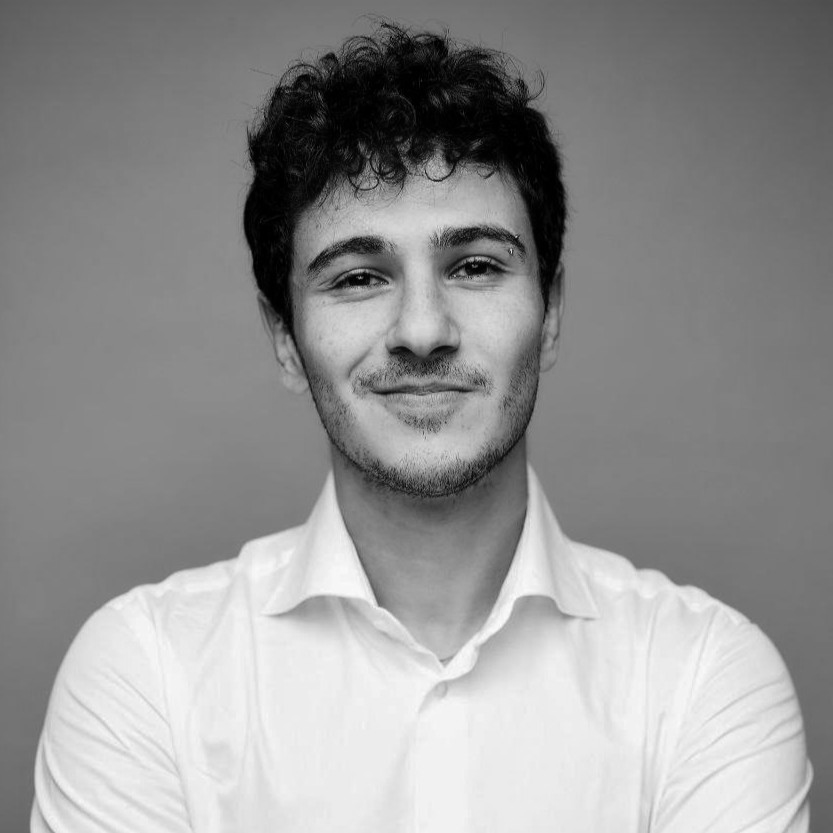
#> input picture irrotational_projector_test/targets/marmo.tif, 833 x 833 px
$ python vah_projector_fft_test.py
#> lines starting #> are read from the running program, lines starting #| are printed output that depends on the picture
#%%
"""
Direction 1 test: relaxed irrotational PROJECTOR for vortex annihilation.

Idea
----
Instead of applying vortex annihilation only on an RMSE-plateau trigger (as in the
paper / vah_ph_commented.py), apply a RELAXED irrotational projector at EVERY iteration,
in the image plane, on the SR crop.

The irrotational (vortex-free) phase psi is obtained as the LEAST-SQUARES phase via an
FFT Poisson solve (Ghiglia-Romero): the wrapped phase gradient is differentiated to a
density rho, and nabla^2 psi = rho is solved with a single FFT. psi is curl-free by
construction (it is a genuine scalar potential -> no vortices), and the solve is
O(N^2 log N), INDEPENDENT of the number of vortices. This is the fast, principled
realization of the paper's "scalar potential / irrotational part", replacing the
O(K*N^2) per-vortex arctan2 sum.

The relaxation is a CONVEX BLEND in the complex field domain (topologically sound,
unlike scaling the quantized winding):

    phi = normalize[ (1-alpha) * exp(i*phi) + alpha * exp(i*psi) ]

alpha = 1 gives the pure irrotational phase; alpha = 0 is the baseline (no annihilation);
0 < alpha < 1 interpolates the two unit-modulus fields, which handles the vortex cores
smoothly (the field magnitude naturally dips there).

For each alpha we track:
    - the NATURAL vortex count on angle(es) per iteration (before the projector),
    - the SR-only RMSE per iteration (convergence check).

Finally we plot the trade-off between final singularity count and final RMSE.

Env: vortex (conda), GPU (CuPy).
"""

#%% ---------- Imports ----------
import time
import os
import sys
import numpy as np
import matplotlib.pyplot as plt
import cupy as cp
import cv2
from PIL import Image

# Shared vortex functions and input images live in the sibling folder 1_Alternative_projection.
ALT_PROJ_DIR = os.path.join(os.path.dirname(os.path.abspath(__file__)), "..", "1_Alternative_projection")
sys.path.insert(0, ALT_PROJ_DIR)
from function_vortex_detection_accegpu import function_vortex_detection_accegpu
from function_vortex_elimination_accegpu import function_vortex_elimination_accegpu

#%% ---------- Config ----------
lamda = 532e-6                            # [mm] Wavelength
dh = 0.00374                              # [mm] Pixel pitch
loop = 500                                # Iterations per run
alpha_list = [0.0, 0.25, 0.5, 0.75, 1.0]  # Relaxation knob sweep (0 = off, 1 = full irrotational)
paper_x_list = [25, 50, 75, 100]          # Paper annihilation-period sweep (fair settled endpoint)
seed = 42                                 # Reproducibility
target_floor_rel = 5e-3                   # Relative floor wrt max(F1): prevents fully dark pixels

#%% ---------- Geometry (fix the hologram size and the SR fraction; the rest is derived) ----------
HOLOGRAM_SIZE = 384           # SLM aperture side [px] (= half the work grid; 2x oversampling)
WORK_SIZE = 2 * HOLOGRAM_SIZE  # computational grid side [px]
SR_FRACTION = 2 / 3           # signal-region side as a fraction of WORK_SIZE (image size)
SR_SIZE = int(round(SR_FRACTION * WORK_SIZE)); SR_SIZE -= SR_SIZE % 2
assert 0 < SR_SIZE <= WORK_SIZE, "SR_FRACTION out of range: signal region must fit the grid"
pad_each = (WORK_SIZE - SR_SIZE) // 2      # center the SR inside the work grid
ap0 = (WORK_SIZE - HOLOGRAM_SIZE) // 2     # SLM aperture offset

#%% ---------- Import target (TIFF) ----------
# Target: uncomment ONE line (files live in ./targets/, or give an absolute path).
input_tiff = "marmo.tif"
# [4 lines of commented-out code are left out]

script_dir = os.path.dirname(os.path.abspath(__file__))
TARGETS_DIR = os.path.join(script_dir, "targets")
input_tiff_path = input_tiff if os.path.isabs(input_tiff) else os.path.join(TARGETS_DIR, input_tiff)
if not os.path.isfile(input_tiff_path):
    raise FileNotFoundError(f"TIFF file not found: {input_tiff_path}")

F1 = np.array(Image.open(input_tiff_path))
#> F1 is the input picture: shape (833, 833); min 0, max 255, mean 146.4
if F1.ndim == 3:
    # Keep behavior deterministic for RGB/RGBA TIFFs: use the first channel.
    F1 = F1[..., 0]
F1 = F1.astype(np.float32)
F1 = cv2.resize(F1, (SR_SIZE, SR_SIZE), interpolation=cv2.INTER_AREA)  # Resize to the signal-region size
#> F1: shape (512, 512) float32
# Reuse Marco's floor idea without changing this script's global intensity scale.
F1 = np.maximum(F1, target_floor_rel * (np.max(F1) + 1e-12))
n, m = F1.shape
#> n = 512; m = 512
E = np.sum(F1)                            # Target energy
#> E = 38369576
El = 0.5 * E                              # Noise-region energy
#> El = 19184788
F = np.abs(np.sqrt(F1))                   # Target amplitude
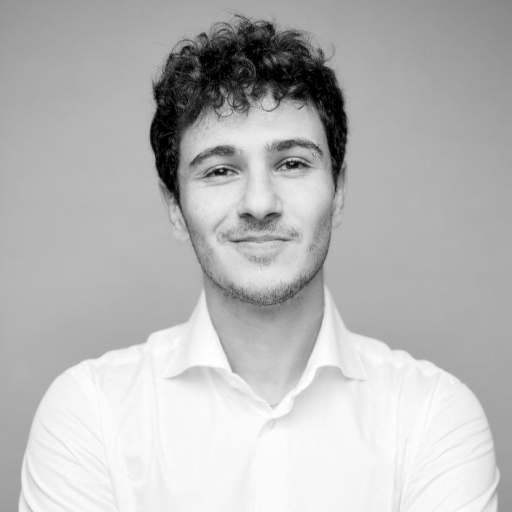
#> F: shape (512, 512) float32; min 1.12, max 15.77, mean 11.74; drawn with min black and max white
F = np.pad(F, ((pad_each, pad_each), (pad_each, pad_each)), mode="constant")  # Center SR in the work grid
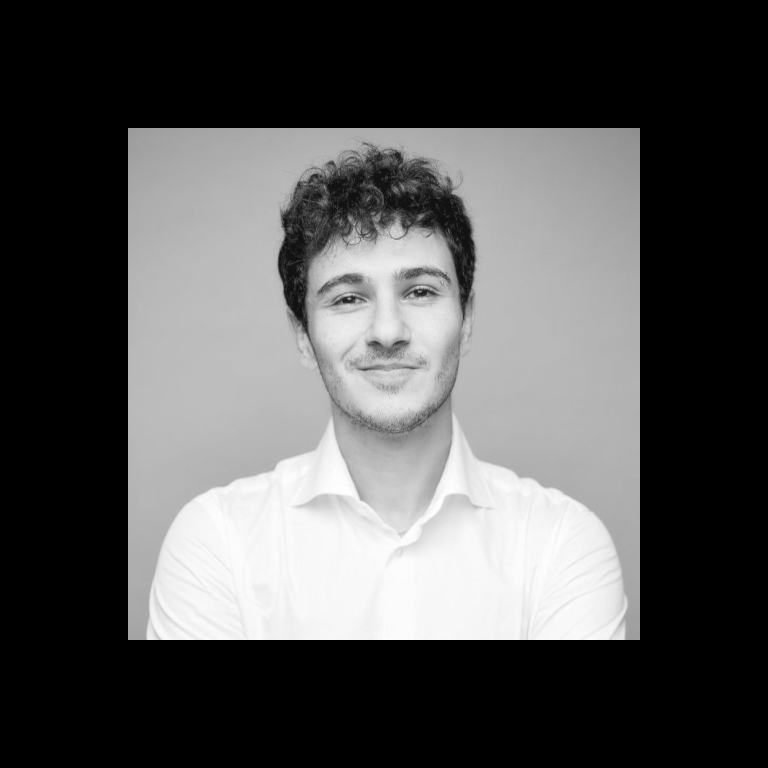
#> F: shape (768, 768) float32; min 0, max 15.77, mean 5.22; drawn with min black and max white
nn, mm = F.shape
#> nn = 768; mm = 768

#%% ---------- Band-limitation masks ----------
#> (the run stopped early here; a loop or call above may not have finished)
